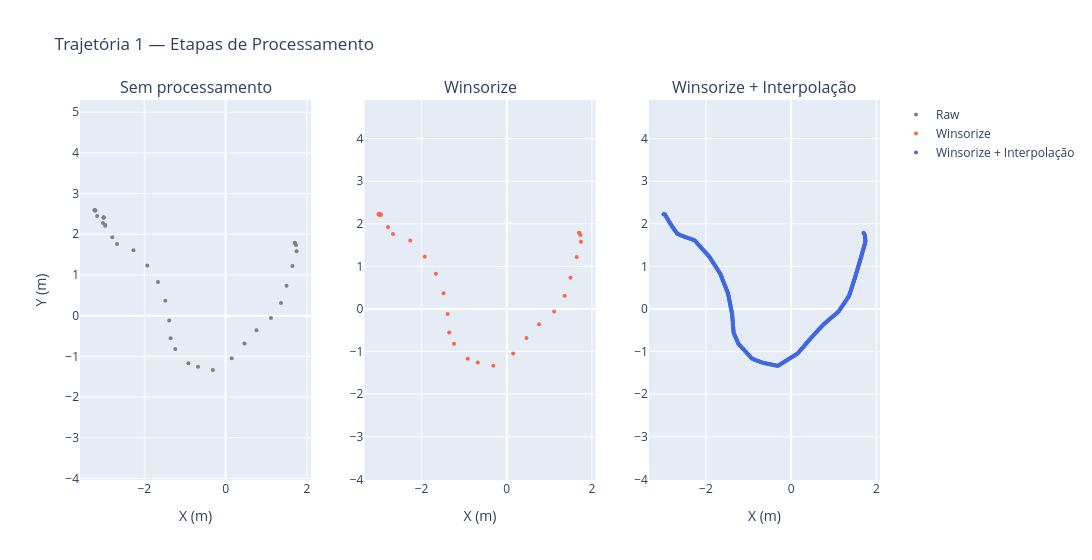

The cell this chart's notebook holds for it:
### Markdown cell above
**Verificação — Trajetórias 2 câmeras (winsorize):** comparação entre sem processamento, winsorize e após interpolação.

### Code cell
_df = paths_df[0]
_raw_x = _df['pos_x'].values
_raw_y = _df['pos_y'].values

_wins_x = np.array(winsorize(_df['pos_x'], limits=(0.30, 0.00)))
_wins_y = np.array(winsorize(_df['pos_y'], limits=(0.0, 0.32)))

_interp_x, _interp_y = paths_winsorized_2cam[0]

fig = make_subplots(rows=1, cols=3, subplot_titles=[
    "Sem processamento",
    "Winsorize",
    "Winsorize + Interpolação"
])

fig.add_trace(go.Scatter(
    x=_raw_x, y=_raw_y,
    mode='markers', name='Raw',
    marker=dict(color='gray', size=4)
), row=1, col=1)

fig.add_trace(go.Scatter(
    x=_wins_x, y=_wins_y,
    mode='markers', name='Winsorize',
    marker=dict(color='tomato', size=4)
), row=1, col=2)

fig.add_trace(go.Scatter(
    x=_interp_x, y=_interp_y,
    mode='markers', name='Winsorize + Interpolação',
    marker=dict(color='royalblue', size=4)
), row=1, col=3)

fig.update_xaxes(title_text='X (m)')
fig.update_yaxes(title_text='Y (m)', scaleanchor='x',  row=1, col=1)
fig.update_yaxes(scaleanchor='x2', row=1, col=2)
fig.update_yaxes(scaleanchor='x3', row=1, col=3)
fig.update_layout(title='Trajetória 1 — Etapas de Processamento', hovermode='closest', width=1300)
fig.show()

### Figure 1 — Plotly figure (JSON) as saved in the notebook; plotly's stock layout.template omitted (floating-point values rounded to 4 significant figures; data arrays with more than 128 entries replaced by an {"elided": "..."} marker saying what was removed)
{"data": [{"marker": {"color": "gray", "size": 4}, "mode": "markers", "name": "Raw", "type": "scatter", "x": [-2.999, -2.999, -2.998, -2.998, -3.204, -3.204, -3.221, -3.219, -3.217, -3.158, -3.016, -2.959, -2.959, -2.786, -2.67, -2.265, -1.925, -1.663, -1.482, -1.386, -1.351, -1.237, -0.9152, -0.6786, -0.3134, 0.1505, 0.4635, 0.7587, 1.115, 1.361, 1.497, 1.642, 1.744, 1.732, 1.704, 1.699], "xaxis": "x", "y": [2.414, 2.414, 2.414, 2.414, 2.585, 2.585, 2.595, 2.593, 2.586, 2.447, 2.278, 2.226, 2.207, 1.924, 1.76, 1.609, 1.232, 0.8244, 0.3663, -0.1203, -0.5533, -0.8195, -1.168, -1.26, -1.335, -1.046, -0.6822, -0.3619, -0.0586, 0.3121, 0.7348, 1.22, 1.581, 1.734, 1.782, 1.789], "yaxis": "y"}, {"marker": {"color": "tomato", "size": 4}, "mode": "markers", "name": "Winsorize", "type": "scatter", "x": [-2.998, -2.998, -2.998, -2.998, -2.998, -2.998, -2.998, -2.998, -2.998, -2.998, -2.998, -2.959, -2.959, -2.786, -2.67, -2.265, -1.925, -1.663, -1.482, -1.386, -1.351, -1.237, -0.9152, -0.6786, -0.3134, 0.1505, 0.4635, 0.7587, 1.115, 1.361, 1.497, 1.642, 1.744, 1.732, 1.704, 1.699], "xaxis": "x2", "y": [2.226, 2.226, 2.226, 2.226, 2.226, 2.226, 2.226, 2.226, 2.226, 2.226, 2.226, 2.226, 2.207, 1.924, 1.76, 1.609, 1.232, 0.8244, 0.3663, -0.1203, -0.5533, -0.8195, -1.168, -1.26, -1.335, -1.046, -0.6822, -0.3619, -0.0586, 0.3121, 0.7348, 1.22, 1.581, 1.734, 1.782, 1.789], "yaxis": "y2"}, {"marker": {"color": "royalblue", "size": 4}, "mode": "markers", "name": "Winsorize + Interpolação", "type": "scatter", "x": {"elided": "500 float values"}, "xaxis": "x3", "y": {"elided": "500 float values"}, "yaxis": "y3"}], "layout": {"annotations": [{"font": {"size": 16}, "showarrow": false, "text": "Sem processamento", "x": 0.1444, "xanchor": "center", "xref": "paper", "y": 1, "yanchor": "bottom", "yref": "paper"}, {"font": {"size": 16}, "showarrow": false, "text": "Winsorize", "x": 0.5, "xanchor": "center", "xref": "paper", "y": 1, "yanchor": "bottom", "yref": "paper"}, {"font": {"size": 16}, "showarrow": false, "text": "Winsorize + Interpolação", "x": 0.8556, "xanchor": "center", "xref": "paper", "y": 1, "yanchor": "bottom", "yref": "paper"}], "hovermode": "closest", "title": {"text": "Trajetória 1 — Etapas de Processamento"}, "width": 1300, "xaxis": {"anchor": "y", "domain": [0, 0.2889], "title": {"text": "X (m)"}}, "xaxis2": {"anchor": "y2", "domain": [0.3556, 0.6444], "title": {"text": "X (m)"}}, "xaxis3": {"anchor": "y3", "domain": [0.7111, 1], "title": {"text": "X (m)"}}, "yaxis": {"anchor": "x", "domain": [0, 1], "scaleanchor": "x", "title": {"text": "Y (m)"}}, "yaxis2": {"anchor": "x2", "domain": [0, 1], "scaleanchor": "x2"}, "yaxis3": {"anchor": "x3", "domain": [0, 1], "scaleanchor": "x3"}}}
